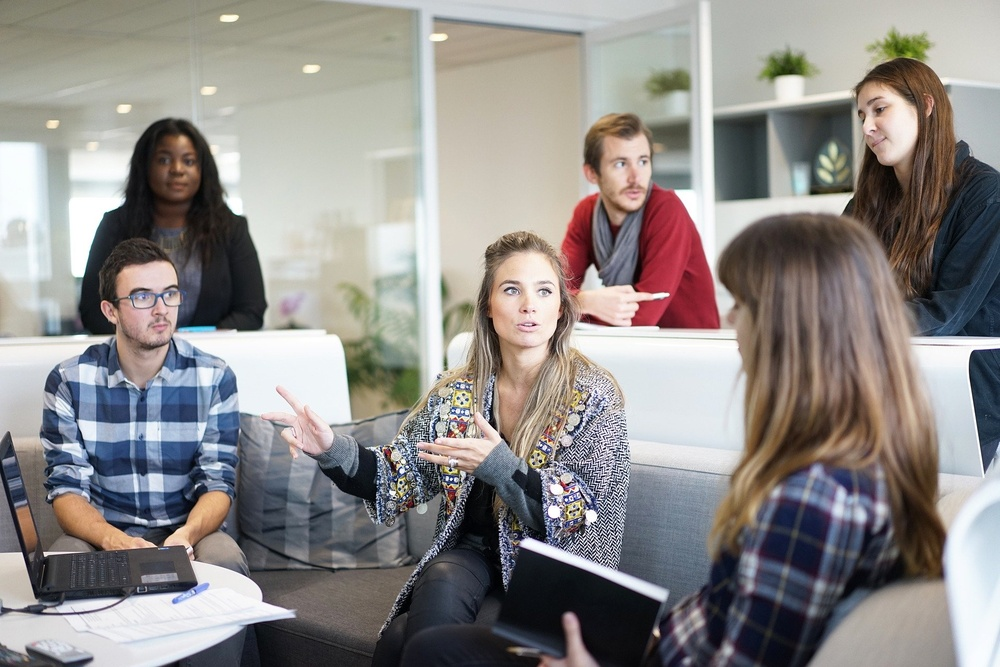
#> input picture VisaoComputacional/Imagens/workplace-1245776_1920.jpg, 1000 x 667 px, shrunk from 1920 x 1280 before the run, found by its file name
$ jupyter execute VisaoComputacional-I.ipynb
#> lines starting #> are read from the running program, lines starting #| are printed output that depends on the picture; after the words box and inside, x2 and y2 are one past the last pixel; in counts of white or black regions, pixels touching at a corner belong together
# Visão Computacional

## Detecção de faces

[cell 1]
import cv2
import matplotlib.pyplot as plt
import numpy as np

[cell 2]
def show_image(imagem: np.ndarray, RGB=True):

    imagem_rgb = cv2.cvtColor(imagem, cv2.COLOR_BGR2RGB)
    if RGB:
        plt.imshow(imagem_rgb)
        plt.axis('off')
        plt.show()
    else:
        plt.imshow(imagem)
        plt.axis('off')
        plt.show()

[cell 3]
image_path: str = r'C:\Users\VictorCampos\Udemy\Data_Science\VisaoComputacional\Imagens\workplace-1245776_1920.jpg'

[cell 4]
imagem: np.ndarray = cv2.imread(image_path)
#> imagem is the input picture: shape (667, 1000, 3); mean B, G, R 136.9, 139, 142.8

# Converter de BGR (OpenCV) para RGB (Matplotlib)
imagem_rgb = cv2.cvtColor(imagem, cv2.COLOR_BGR2RGB)

[cell 5]
show_image(imagem=imagem_rgb)

O `haarcascade_frontalface_default` é um algoritmo já treinado que será utilizado aqui junto do OpenCV para classificação das faces.

[cell 6]
cascade_classifier_path: str = r'haarcascade_frontalface_default.xml'
face_detector = cv2.CascadeClassifier(cascade_classifier_path)

[cell 7]
# Converter a imagem para escala de cinza (0-256)
imagem_cinza = cv2.cvtColor(imagem, cv2.COLOR_BGR2GRAY)
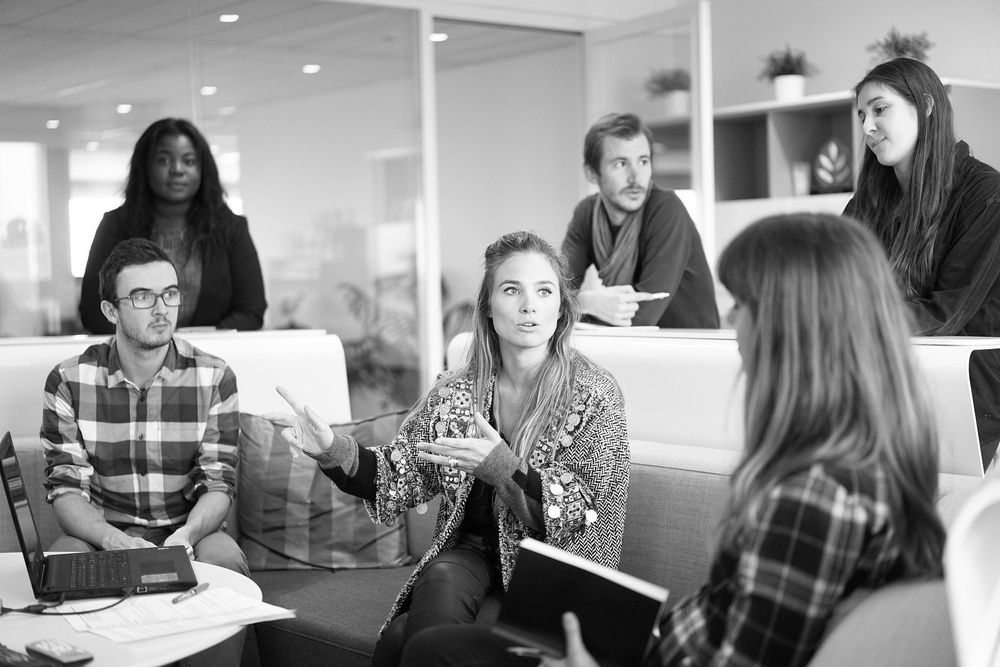
#> imagem_cinza: shape (667, 1000); min 0, max 255, mean 139.9

imagem_cinza.shape
#> Out = (667, 1000)

[cell 8]
deteccoes = face_detector.detectMultiScale(image=imagem_cinza, scaleFactor=1.3, minSize=(30,30)) # np.ndarray [[x, y, l, a]]
#> deteccoes = [[148, 137, 59, 59], [598, 137, 68, 68], [483, 256, 89, 89], [119, 264, 77, 77]]

# bounding box (largura, altura)

[cell 9]
print(deteccoes)
#| [[148 137  59  59]
#|  [598 137  68  68]
#|  [483 256  89  89]
#|  [119 264  77  77]]
print("7 faces detectadas", deteccoes.shape)
#| 7 faces detectadas (4, 4)

[cell 10]
## Desenhar na Imagem RGB

verde = (0, 255, 0) # em BGR

for x, y, largura, altura in deteccoes:
    # imagem_rgb
    cv2.rectangle(img=imagem_rgb, pt1=(x, y), pt2=(x + largura,y + altura), color=verde, thickness=2)
#> this loop made 4 passes

show_image(imagem=imagem_rgb)

O algoritmo achou dois falsos positivos ao utilizar o `detectMultiScale` sem argumentos . Podemos consertar isso adicionando um fator de escala em nosso detector:
- `scaleFactor = 1.3`
- `minSize = (30,30)`

## Detecção de Corpo

[cell 11]
body_clf_path: str = r'fullbody.xml'

image_body_path: str = r'C:\Users\VictorCampos\Udemy\Data_Science\VisaoComputacional\Imagens\pessoas.jpg'

imagem_corpo: np.ndarray = cv2.imread(image_body_path)
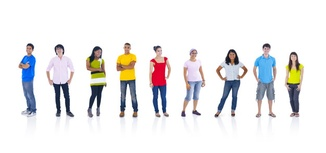
#> input picture VisaoComputacional/Imagens/pessoas.jpg, 326 x 153 px, shrunk from 626 x 294 before the run, found by its file name
#> imagem_corpo is the input picture: shape (153, 326, 3); mean B, G, R 234.2, 233.9, 234.8

# Converter a imagem pra cinza
imagem_corpo_cinza = cv2.cvtColor(imagem_corpo, cv2.COLOR_BGR2GRAY)
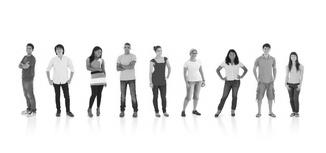
#> imagem_corpo_cinza: shape (153, 326); min 13, max 255, mean 234.2

show_image(imagem=imagem_corpo)

[cell 12]
body_detector = cv2.CascadeClassifier(body_clf_path)
deteccoes_corpo = body_detector.detectMultiScale(image=imagem_corpo_cinza) # np.ndarray [[x, y, l, a]]
#> deteccoes_corpo = [[224, 85, 20, 39], [139, 45, 37, 75], [39, 43, 42, 85], [241, 33, 45, 89], [170, 36, 43, 86], [72, 32, 44, 87], [103, 31, 48, 95]]

[cell 13]
deteccoes_corpo
#> Out has the same summary as deteccoes_corpo

[cell 14]
deteccoes_corpo.shape
#> Out = (7, 4)
# Encontrou os 9

[cell 15]
## Desenhar na Imagem RGB

verde = (0, 255, 0) # em BGR

for x, y, largura, altura in deteccoes_corpo:
    # imagem_rgb
    cv2.rectangle(img=imagem_corpo, pt1=(x, y), pt2=(x + largura,y + altura), color=verde, thickness=2)
#> this loop made 7 passes
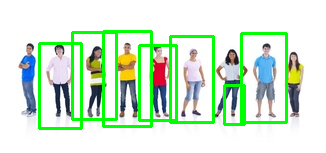
#> imagem_corpo: shape (153, 326, 3); 9.74% of pixels changed, all inside (x1, y1, x2, y2) = (38, 30, 288, 130)

show_image(imagem=imagem_corpo)
